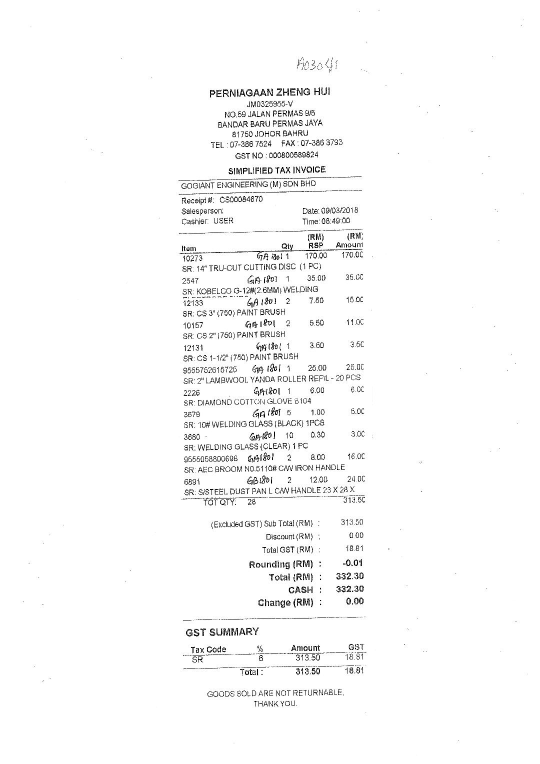
#> input picture tests/fixtures/X51005433533.png, 1080 x 1527 px (shown at 1/2 size)
$ python -i model.py   (imports and definitions only)
#> lines starting #> are read from the running program, lines starting #| are printed output that depends on the picture; after the words box and inside, x2 and y2 are one past the last pixel; in counts of white or black regions, pixels touching at a corner belong together
#> further down, picture is the input picture: PIL image 1080x1527 L; min 0, max 255, mean 249.1
"""
Image-tampering score for a scanned receipt.

Classical document forensics, no deep learning: an edited region (pasted digits, retyped
total) usually carries compression and sensor-noise statistics that differ from the rest of
the scan. Two maps expose that, error-level analysis (re-save as JPEG, diff) and a noise
residual (image minus its median filter), summarized per 32x32 block over text areas only.
A gradient-boosted classifier trained on the "Find it again!" receipts (forgery/train.py)
turns those statistics into a probability.
"""
import io
import os
from functools import cache

import joblib
import numpy as np
from PIL import Image, ImageFilter

MODEL_PATH = os.path.join(os.path.dirname(os.path.dirname(os.path.abspath(__file__))), "models", "tamper.joblib")
BLOCK = 32
INK_STD = 12.0        # grayscale std above which a block contains printed content, not blank paper
ELA_QUALITY = 90
MAX_SIDE = 2500       # bigger scans are downscaled (keeps features comparable and fast)


def _block_std(m: np.ndarray) -> np.ndarray:
    h, w = (m.shape[0] // BLOCK) * BLOCK, (m.shape[1] // BLOCK) * BLOCK
    return m[:h, :w].reshape(h // BLOCK, BLOCK, w // BLOCK, BLOCK).std(axis=(1, 3))


def _summary(values: np.ndarray) -> list[float]:
    """Spread of per-block statistics; a local edit shows up as a heavy upper tail."""
    if values.size == 0:
        return [0.0] * 7
    med = np.median(values)
    mad = np.median(np.abs(values - med)) + 1e-6
    return [float(values.mean()), float(values.std()), float(med), float(np.percentile(values, 95)),
            float(values.max()), float(values.max() / (med + 1e-6)), float(np.mean(values > med + 4 * mad))]


def image_features(img: Image.Image) -> np.ndarray:
    img = img.convert("RGB")
    if max(img.size) > MAX_SIDE:
        img.thumbnail((MAX_SIDE, MAX_SIDE))
    gray = img.convert("L")
    a = np.asarray(gray, dtype=np.float32)

    buf = io.BytesIO()
    img.save(buf, "JPEG", quality=ELA_QUALITY)
    ela = np.abs(a - np.asarray(Image.open(buf).convert("L"), dtype=np.float32))
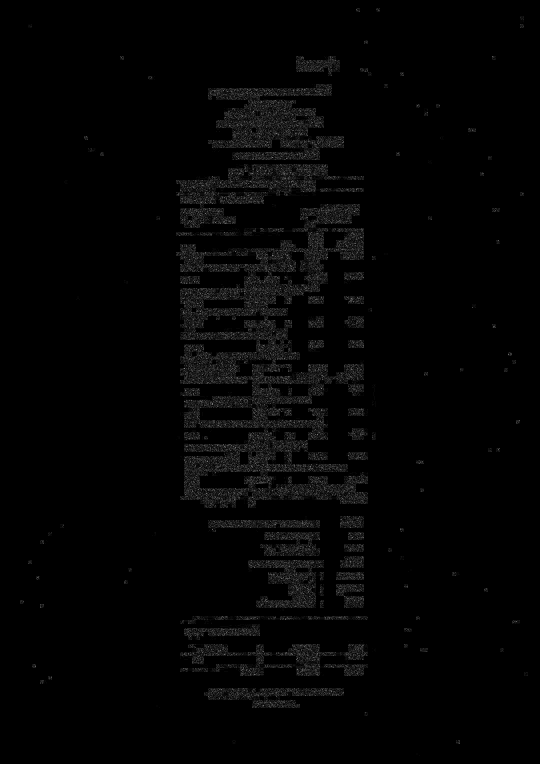
#> ela: shape (1527, 1080) float32 (shown at 1/2 size); min 0, max 18, mean 0.286; drawn with min black and max white
    noise = a - np.asarray(gray.filter(ImageFilter.MedianFilter(3)), dtype=np.float32)
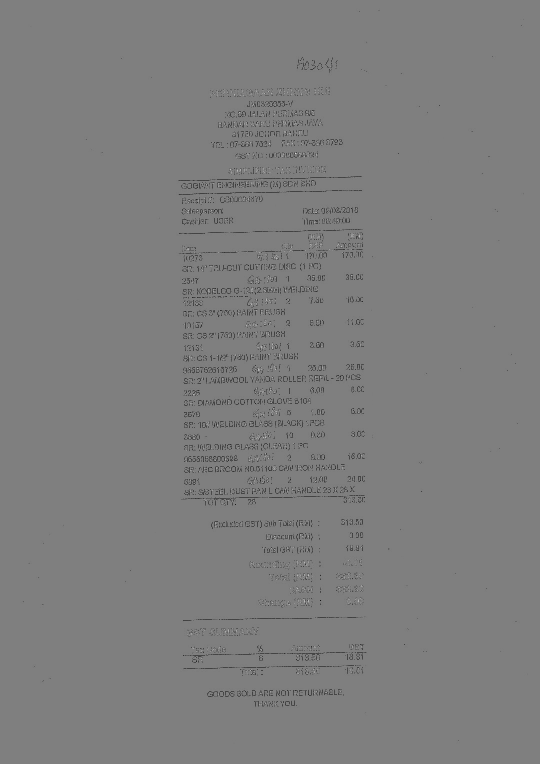
#> noise: shape (1527, 1080) float32 (shown at 1/2 size); min -255, max 255, mean -2.6; drawn with min black and max white

    ink = _block_std(a) > INK_STD
#> in _block_std, `return m[:h, :w].reshape(h // BLOCK, BLOCK, w // BLOCK, BLOCK).std(axi..`:
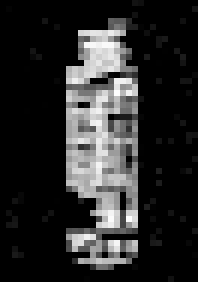
#> returned value: shape (47, 33) float32 (shown 6 times larger); min 0, max 98.55, mean 16.3; drawn with min black and max white
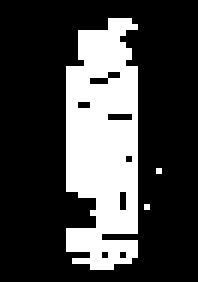
#> ink: shape (47, 33) bool (shown 6 times larger); 26% white; 3 white regions (2 under 20 px), largest, box (x1, y1, x2, y2) and area: (11, 3, 23, 45) 402
    feats = [float(ink.mean()), float(ela.mean()), float(np.abs(noise).mean())]
#> feats = [0.26, 0.286, 3.83]
    for m in (ela, noise):
        feats += _summary(_block_std(m)[ink])
#> this loop made 2 passes
#> (h in _block_std, w in _block_std, med in _summary, mad in _summary, feats) on pass 1: (1504, 1056, 1.97, 0.234, [0.26, 0.286, 3.83, 1.82, 0.42, 1.97, 2.29, 2.44, 1.24, 0])
#> (h in _block_std, w in _block_std, med in _summary, mad in _summary) on pass 2: (1504, 1056, 48.38, 11.1)
    return np.array(feats, dtype=np.float32)


@cache
def _bundle():
    return joblib.load(MODEL_PATH) if os.path.exists(MODEL_PATH) else None


def available() -> bool:
    return _bundle() is not None


def tamper_score(img: Image.Image) -> tuple[float, bool] | None:
    """(probability the image was edited, flagged at the validated threshold), or None if no model."""
    b = _bundle()
    if b is None:
        return None
    p = float(b["model"].predict_proba(image_features(img).reshape(1, -1))[0, 1])
    return p, p >= b["threshold"]

>>> from PIL import Image
>>> picture = Image.open('../tests/fixtures/X51005433533.png')
>>> result = image_features(picture)
#> result = 17 values, max 84.18 at index 14, min 0 at index 9, mean 16.39

$ run again, on tests/fixtures/X51005676541.png
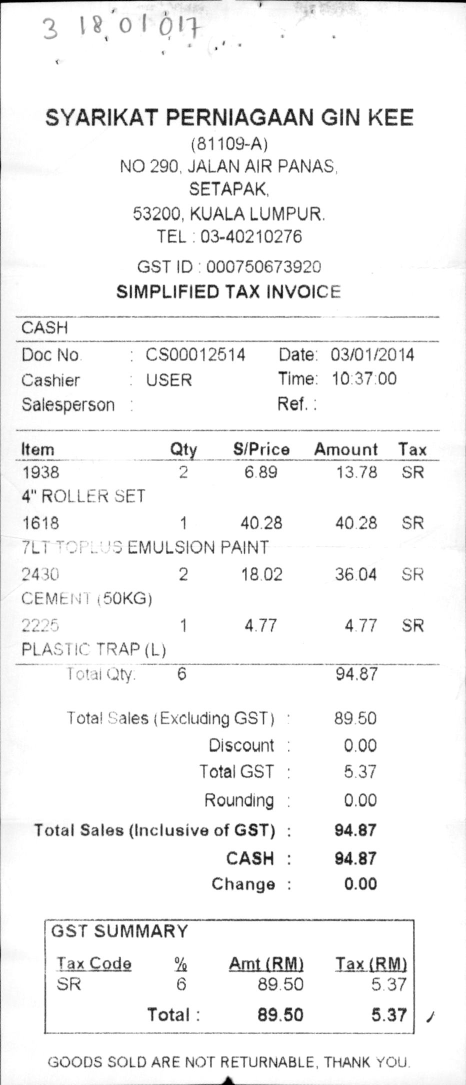
#> input picture tests/fixtures/X51005676541.png, 932 x 2169 px (shown at 1/2 size)
#> picture is the input picture: PIL image 932x2169 RGBA; mean R, G, B, A 243.6, 243.6, 243.6, 255
#> in image_features, `noise = a - np.asarray(gray.filter(ImageFilter.MedianFilter(3)), dtype..`:
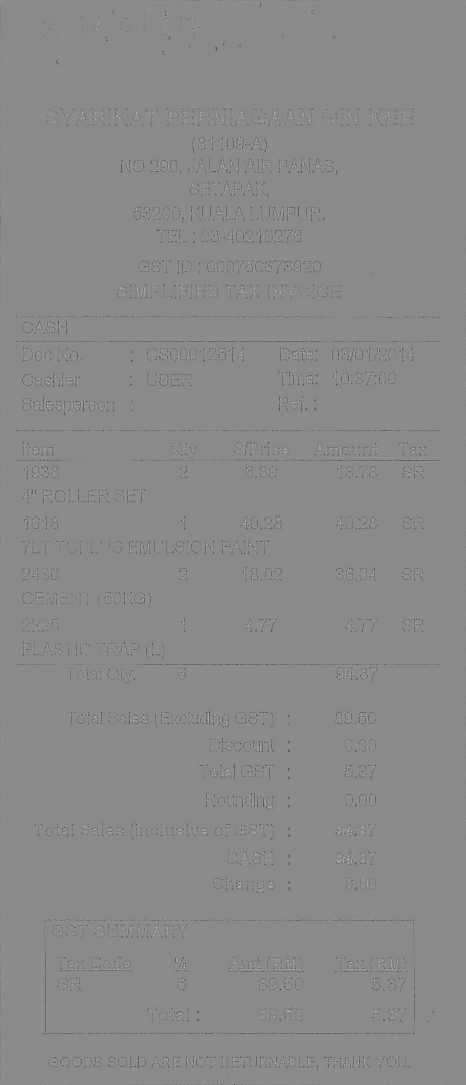
#> noise: shape (2169, 932) float32 (shown at 1/2 size); min -99, max 82, mean -0.5; drawn with min black and max white
#> in image_features, `ink = _block_std(a) > INK_STD`:
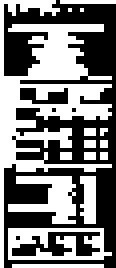
#> ink: shape (67, 29) bool (shown 4 times larger); 48.2% white; 15 white regions (10 under 20 px), largest, box (x1, y1, x2, y2) and area: (0, 0, 28, 67) 595, (2, 57, 28, 65) 120, (2, 44, 19, 56) 107, (20, 44, 24, 56) 40, (3, 66, 26, 67) 23
#> in image_features, `feats = [float(ink.mean()), float(ela.mean()), float(np.abs(noise).mea..`: feats = [0.482, 0.209, 0.961]
#> the loop in image_features, `for m in (ela, noise):` made 2 passes
#> (h in _block_std, w in _block_std, med in _summary, mad in _summary) on passes 1 to 2: (2144, 928, 0.677, 0.136), (2144, 928, 5.68, 1.86)
#> result = 17 values, max 12.77 at index 14, min 0 at index 9, mean 2.72
